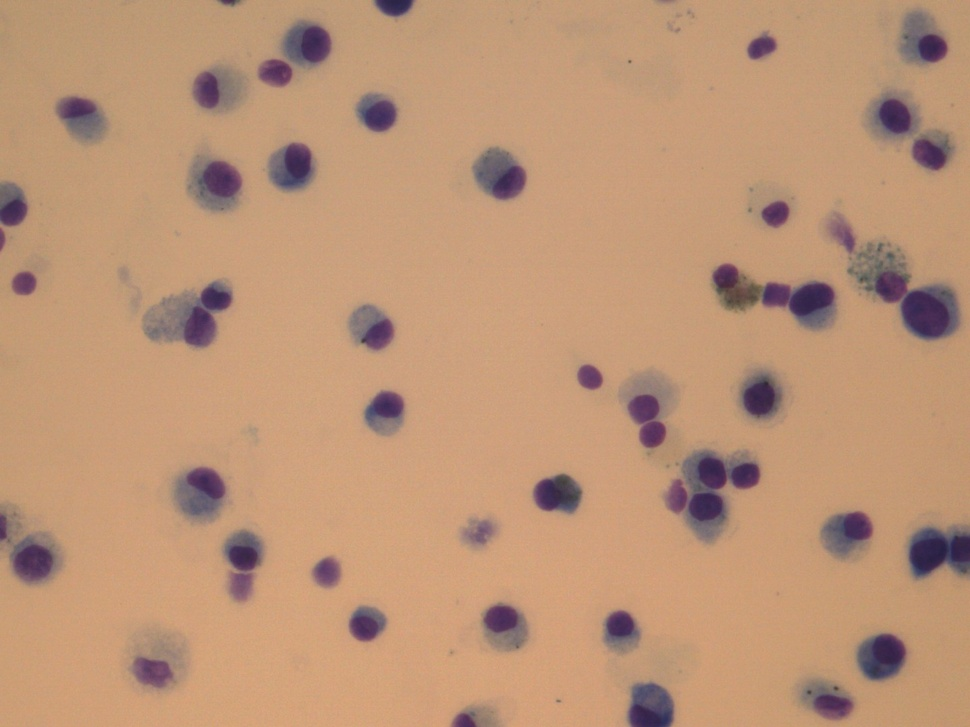
#> input picture data/images/12a.jpg, 970 x 727 px, shrunk from 1440 x 1080 before the run
$ jupyter execute --allow-errors image_analysis.ipynb
#> lines starting #> are read from the running program, lines starting #| are printed output that depends on the picture
# Image analysis

Some basic information about image.

## Imports

[cell 1]
import os
import cv2
import numpy as np
import seaborn as sns
import matplotlib.pyplot as plt

from pathlib import Path

## Loading image

[cell 2]
# Define the image file name and full path to the image
image_name = f'12a.jpg'
image_path = Path(f'../../data/images/{image_name}')

# Read the image from the specified path
img = cv2.imread(image_path)
#> img is the input picture: shape (727, 970, 3); mean B, G, R 118.8, 148.5, 188.7

# Convert the image from BGR to RGB color space
img = cv2.cvtColor(img, cv2.COLOR_BGR2RGB)

## Small analysis

### Showing image

[cell 3]
plt.imshow(img)     # Displays the image
plt.axis(False)     # Hides both the X and Y axes (including ticks and labels).
plt.show()          # Show

### Image shape

[cell 4]
# Print the image width, which corresponds to the second dimension of the image shape
print(f'Image width: {img.shape[1]}')
#| Image width: 970

# Print the image height, which corresponds to the first dimension of the image shape
print(f'Image height: {img.shape[0]}')
#| Image height: 727

### Image histograms

[cell 5]
# Split the image into its channels (B, G, R)
b, g, r = cv2.split(img)
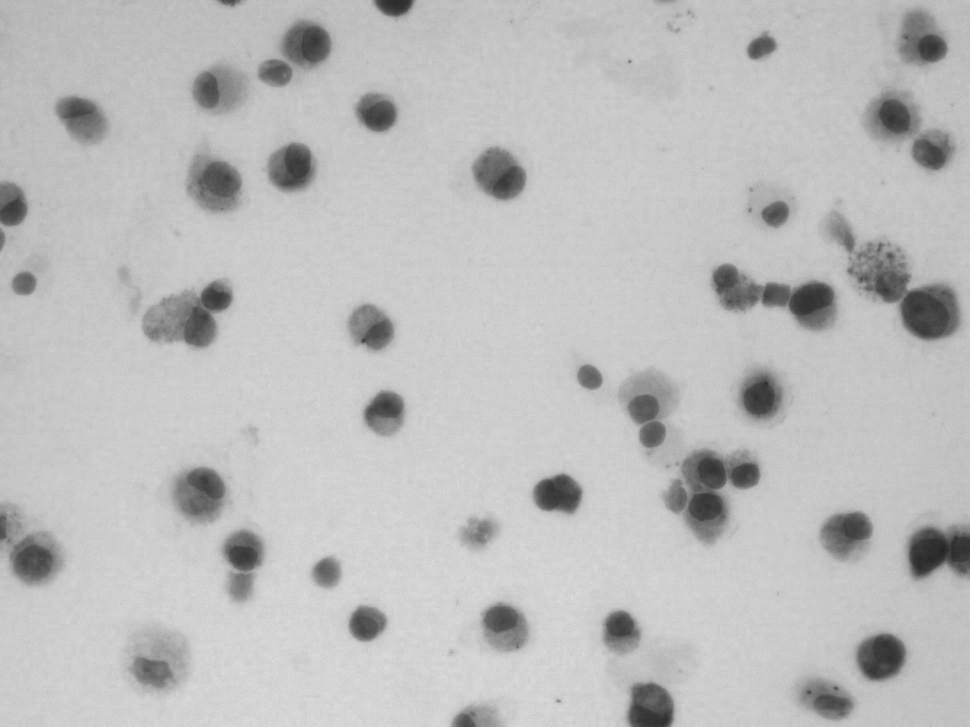
#> b: shape (727, 970); min 38, max 220, mean 188.7
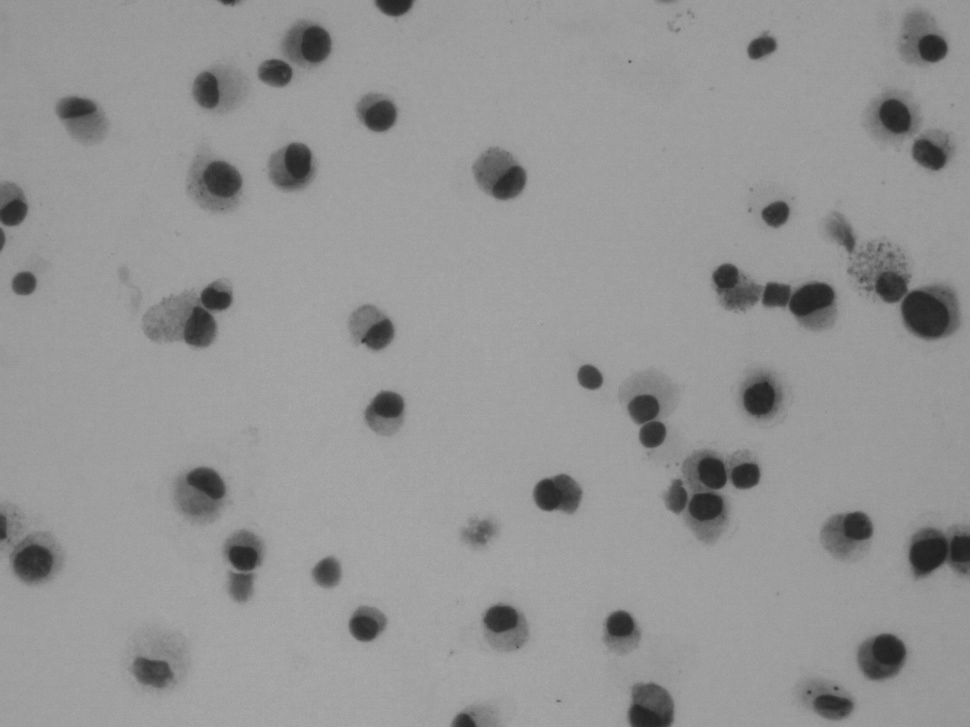
#> g: shape (727, 970); min 30, max 170, mean 148.5
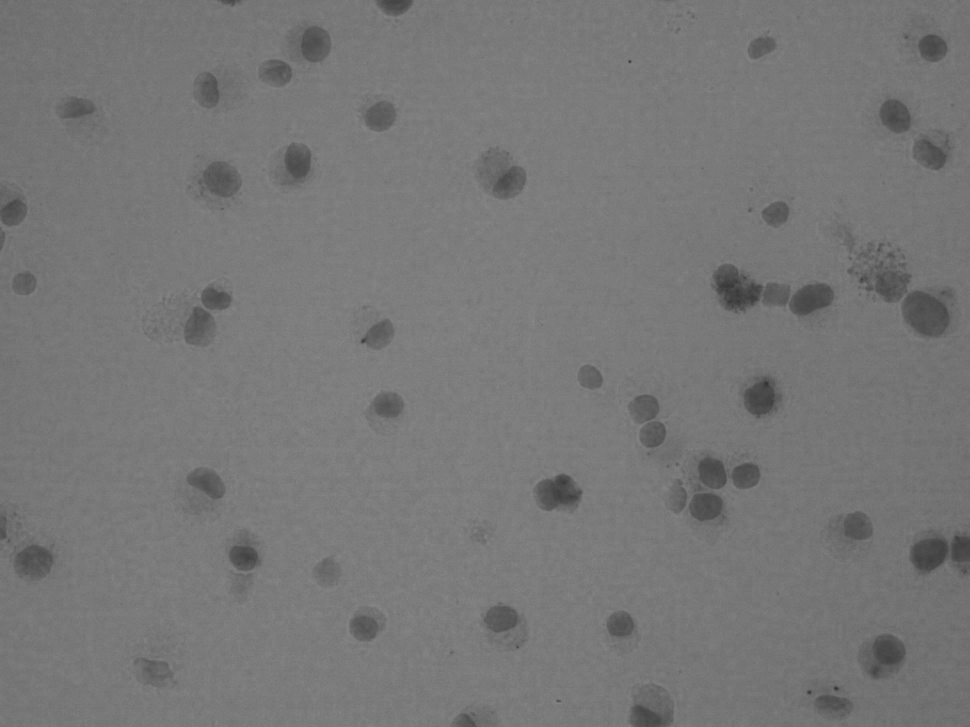
#> r: shape (727, 970); min 49, max 138, mean 118.8

# Compute histograms for each channel
hist_b = cv2.calcHist([b], [0], None, [256], [0, 256])
#> hist_b = 256 values, max 31320 at index 198, min 0 at index 0, mean 2754.6
hist_g = cv2.calcHist([g], [0], None, [256], [0, 256])
#> hist_g = 256 values, max 60975 at index 157, min 0 at index 0, mean 2754.6
hist_r = cv2.calcHist([r], [0], None, [256], [0, 256])
#> hist_r = 256 values, max 62209 at index 122, min 0 at index 0, mean 2754.6

# Compute the average histogram (RGB histogram)
hist_avg = (hist_b + hist_g + hist_r) / 3
#> hist_avg = 256 values, max 21358 at index 122, min 0 at index 0, mean 2754.6

# Plot histograms
plt.figure(figsize=(12,2))
plt.plot(hist_b, color='blue', label='Blue Channel')
plt.plot(hist_g, color='green', label='Green Channel')
plt.plot(hist_r, color='red', label='Red Channel')
plt.plot(hist_avg, color='black', linestyle='--', label='Average (RGB)')

# Add titles and legends
plt.title('Channel Histograms')
plt.xlabel('Pixel Value')
plt.ylabel('Frequency')
plt.legend()

# Customize the Y-axis
plt.gca().yaxis.set_ticks([])
plt.gca().yaxis.label.set_visible(False)

plt.show()
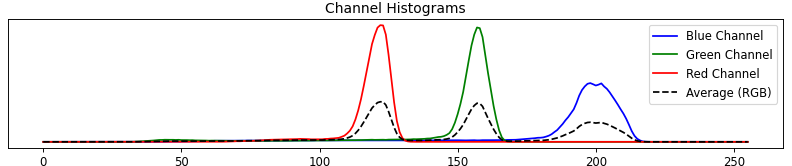
#> figure drawn by matplotlib, 1 panel
